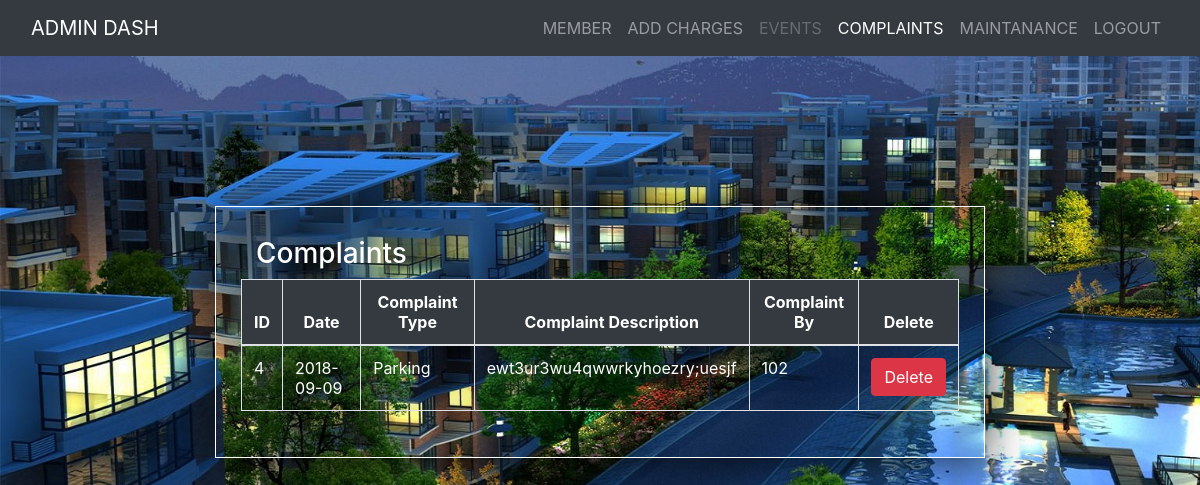
The app's page /viewcomplaints.php (signed in) with its own data.
### tables this page shows
CREATE TABLE IF NOT EXISTS `complaint` (
  `cid` int(15) NOT NULL AUTO_INCREMENT,
  `cdate` date NOT NULL,
  `type` varchar(50) NOT NULL,
  `cdescription` varchar(300) NOT NULL,
  `complaintby` varchar(15) NOT NULL,
  PRIMARY KEY (`cid`),
  KEY `complaintby` (`complaintby`)
);

### viewcomplaints.php (the view, shortened to what this page needs)
<?php include("dbcon.php");?>
<html>
<head>
<title></title>  <link rel="stylesheet" href="https://maxcdn.bootstrapcdn.com/bootstrap/4.0.0-beta/css/bootstrap.min.css">
<link href="css/global.css" type="text/css" rel=" stylesheet"	>
</head>
<body style="background:url('images/8.jpg') no-repeat; background-size:cover;">
<nav class="navbar navbar-expand-sm bg-dark navbar-dark">
<div class="container-fluid">
 <a class="navbar-brand" href="">ADMIN DASH</a>
 <nav class="nav navbar-nav">
  <ul class="nav navbar-nav navbar-right">
    <li class="nav-item ">
      <a class="nav-link" href="admin-panel.php">MEMBER</a>
    </li>
    <li class="nav-item">
      <a class="nav-link" href="charges.php">ADD CHARGES</a>
    </li>
    <li class="nav-item">
      <a class="nav-link disabled" href="events.php">EVENTS</a>
    </li>
    <li class="nav-item active">
      <a class="nav-link " href="viewcomplaints.php"> COMPLAINTS</a>
    </li>
	 <li class="nav-item ">
      <a class="nav-link  " href="maintanance.php"> MAINTANANCE</a>
    </li>
	 <li class="nav-item">
      <a class="nav-link " href="admin_logout.php"> LOGOUT</a>
    </li>
  </ul>
  </nav>
  </div>
</nav>
<div class="container-fluid">
<div class="row">
	<div class="col-md-2">
</div>
	<div class="col-md-8">
		<form class="form-container" action="maintanance.php" method="POST">
		 <h3> Complaints</h3>
		<div class="row">
	<table class="table table-striped table-hover table-bordered">
		<thead>
		<tr class="bg-dark text-white text-center">
			<th> ID</th>
			<th> Date</th>
			<th>Complaint Type</th>
			<th>Complaint Description</th>
			<th>Complaint By</th>
			<th>Delete</th>
		</tr>
		</thead>
		<tbody>
			<?php
	$query="Select * from complaint ";
	$result=mysqli_query($con,$query);
	while ($row=mysqli_fetch_array($result)){
	?><tr>
	<td><?php echo $row['cid'] ?></td>
	<td><?php echo $row['cdate'] ?></td>
	<td><?php echo $row['type'] ?></td>
	<td><?php echo $row['cdescription'] ?></td>
	<td><?php echo $row['complaintby'] ?></td>
	<td><a onclick="return confirm('Are you sure?')" href="viewcomplaints.php?idd=<?php echo $row['cid'] ?>"  class="btn btn-danger">Delete</a></td>
	<?php
}
?>
		</tbody>
	</table>
</div>
</div>
</div>
</body>
</html>

### css/global.css (style rules this page uses)
* { color:#fff; }
.form-container { border:1px solid #fff;margin-top:150px; padding:30px 40px; -webkit-box-shadow: 1px 2px 40px 0px rgba(0,0,0,0.75); -moz-box-shadow: 1px 2px 40px 0px rgba(0,0,0,0.75); box-shadow: 1px 2px 40px 0px rgba(0,0,0,0.75); }

### records on screen
complaint: cid "4", cdate "2018-09-09", type "Parking", cdescription "ewt3ur3wu4qwwrkyhoezry;uesjf", complaintby "102"
